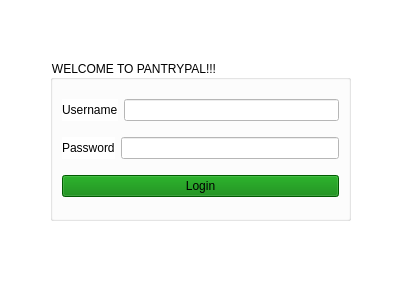
<?xml version="1.0" encoding="UTF-8"?>
<ui version="4.0">
 <class>LoginWindow</class>
 <widget class="QWidget" name="LoginWindow">
  <property name="enabled">
   <bool>true</bool>
  </property>
  <property name="geometry">
   <rect>
    <x>0</x>
    <y>0</y>
    <width>400</width>
    <height>300</height>
   </rect>
  </property>
  <property name="windowTitle">
   <string>PantryPal Login</string>
  </property>
  <property name="autoFillBackground">
   <bool>false</bool>
  </property>
  <property name="styleSheet">
   <string notr="true">background-color: white; </string>
  </property>
  <widget class="QGroupBox" name="SignInBox">
   <property name="geometry">
    <rect>
     <x>50</x>
     <y>60</y>
     <width>301</width>
     <height>161</height>
    </rect>
   </property>
   <property name="font">
    <font/>
   </property>
   <property name="autoFillBackground">
    <bool>false</bool>
   </property>
   <property name="styleSheet">
    <string notr="true">color: black;</string>
   </property>
   <property name="title">
    <string>WELCOME TO PANTRYPAL!!!</string>
   </property>
   <layout class="QVBoxLayout" name="verticalLayout">
    <item>
     <layout class="QHBoxLayout" name="UsernameBox">
      <item>
       <widget class="QLabel" name="UsernameLable">
        <property name="font">
         <font/>
        </property>
        <property name="styleSheet">
         <string notr="true">color: black;</string>
        </property>
        <property name="text">
         <string>Username</string>
        </property>
       </widget>
      </item>
      <item>
       <widget class="QLineEdit" name="usernameField">
        <property name="autoFillBackground">
         <bool>false</bool>
        </property>
        <property name="styleSheet">
         <string notr="true"> color: black</string>
        </property>
       </widget>
      </item>
     </layout>
    </item>
    <item>
     <layout class="QHBoxLayout" name="PasswordBox">
      <item>
       <widget class="QLabel" name="PasswordLable">
        <property name="font">
         <font/>
        </property>
        <property name="styleSheet">
         <string notr="true">color: black;</string>
        </property>
        <property name="text">
         <string>Password</string>
        </property>
       </widget>
      </item>
      <item>
       <widget class="QLineEdit" name="passwordField">
        <property name="styleSheet">
         <string notr="true">color: black</string>
        </property>
        <property name="echoMode">
         <enum>QLineEdit::EchoMode::Password</enum>
        </property>
       </widget>
      </item>
     </layout>
    </item>
    <item>
     <widget class="QPushButton" name="loginButton">
      <property name="enabled">
       <bool>true</bool>
      </property>
      <property name="autoFillBackground">
       <bool>false</bool>
      </property>
      <property name="styleSheet">
       <string notr="true"> background-color: green;</string>
      </property>
      <property name="text">
       <string>Login</string>
      </property>
     </widget>
    </item>
   </layout>
  </widget>
  <widget class="QLabel" name="errorLabel">
   <property name="geometry">
    <rect>
     <x>60</x>
     <y>230</y>
     <width>291</width>
     <height>20</height>
    </rect>
   </property>
   <property name="font">
    <font/>
   </property>
   <property name="styleSheet">
    <string notr="true">color: red;</string>
   </property>
   <property name="text">
    <string/>
   </property>
  </widget>
 </widget>
 <resources/>
 <connections/>
 <designerdata>
  <property name="gridDeltaX">
   <number>10</number>
  </property>
  <property name="gridDeltaY">
   <number>10</number>
  </property>
  <property name="gridSnapX">
   <bool>true</bool>
  </property>
  <property name="gridSnapY">
   <bool>true</bool>
  </property>
  <property name="gridVisible">
   <bool>true</bool>
  </property>
 </designerdata>
</ui>
